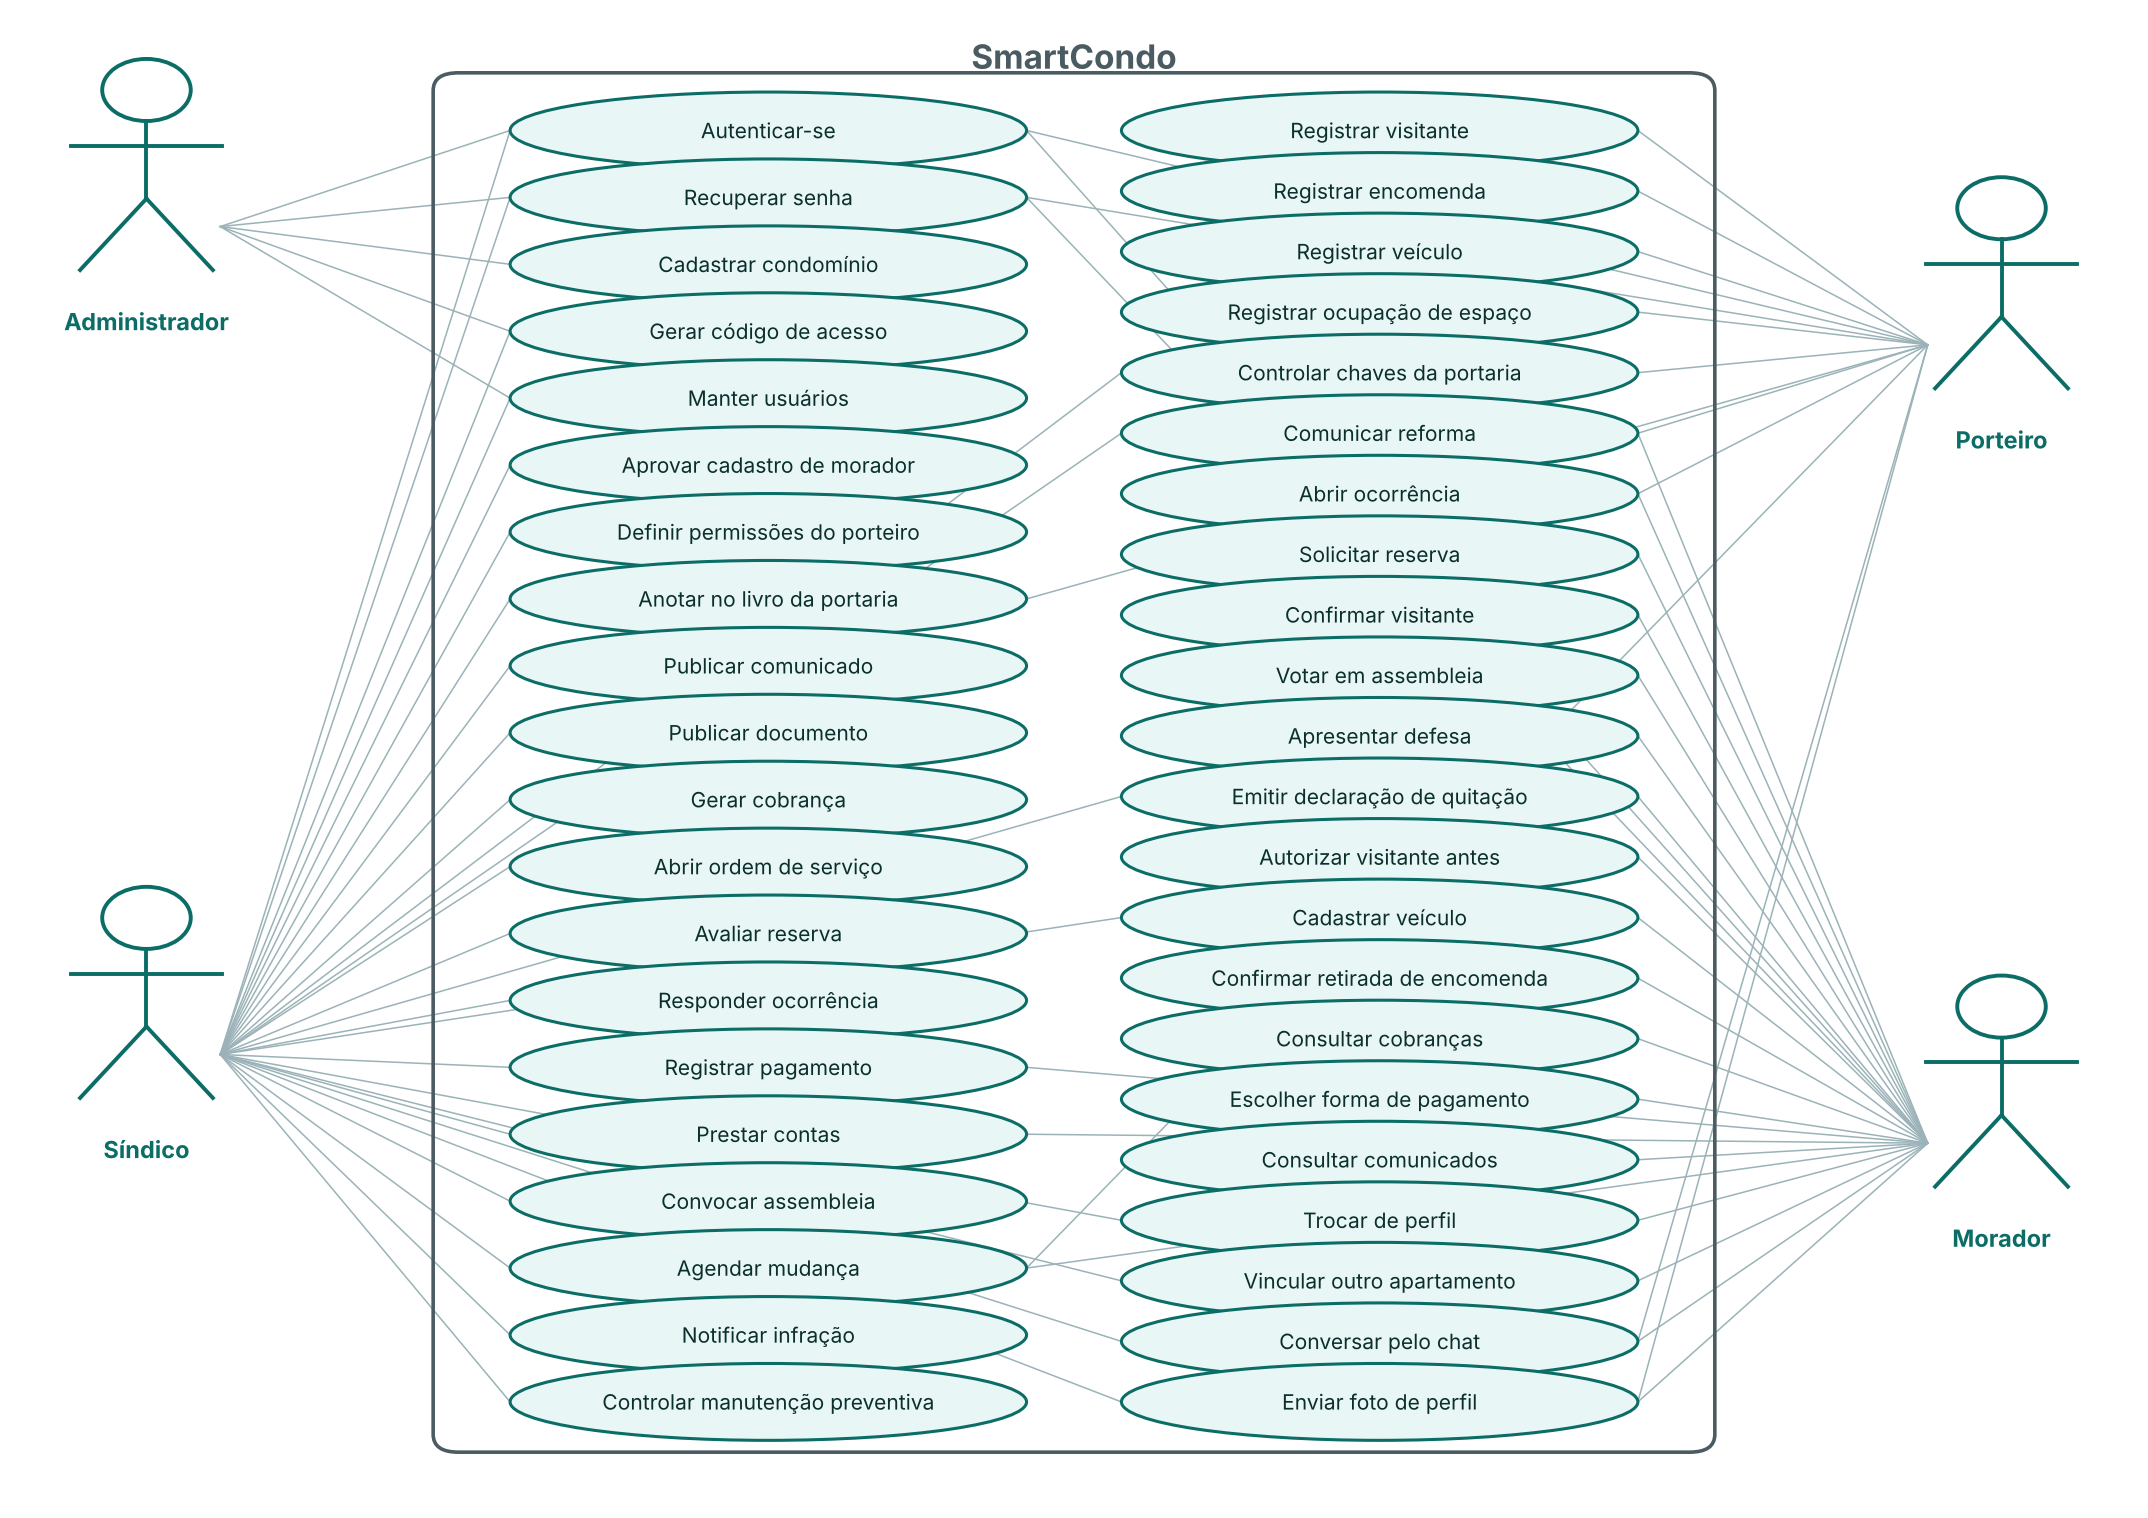

The script that saved this image:
"""Gera o diagrama de casos de uso (UML) do SmartCondo.

O desenho é feito por script, e não à mão numa ferramenta, para que uma
correção no conjunto de casos de uso se reflita na figura sem que alguém
precise redesenhá-la. Saída: casos_de_uso.png, na própria pasta.
"""
import matplotlib
matplotlib.use("Agg")
import matplotlib.pyplot as plt
from matplotlib.patches import Ellipse, FancyBboxPatch

# Cada caso de uso, com os atores que o alcançam e a coluna em que fica.
# A coluna não é enfeite: com os casos do administrador e do síndico à
# esquerda e os do porteiro e do morador à direita, as linhas de
# associação quase não se cruzam, e o diagrama fica legível.
ESQ, DIR = 0, 1
CASOS = [
    ("Autenticar-se",                   ["ADM", "SIN", "POR", "MOR"], ESQ),
    ("Recuperar senha",                 ["ADM", "SIN", "POR", "MOR"], ESQ),
    ("Cadastrar condomínio",            ["ADM"],                      ESQ),
    ("Gerar código de acesso",          ["ADM", "SIN"],               ESQ),
    ("Manter usuários",                 ["ADM", "SIN"],               ESQ),
    ("Aprovar cadastro de morador",     ["SIN"],                      ESQ),
    ("Definir permissões do porteiro",  ["SIN"],                      ESQ),
    ("Anotar no livro da portaria",     ["SIN", "POR"],               ESQ),
    ("Publicar comunicado",             ["SIN"],                      ESQ),
    ("Publicar documento",              ["SIN"],                      ESQ),
    ("Gerar cobrança",                  ["SIN"],                      ESQ),
    ("Abrir ordem de serviço",          ["SIN"],                      ESQ),
    ("Avaliar reserva",                 ["SIN"],                      ESQ),
    ("Responder ocorrência",            ["SIN"],                      ESQ),
    ("Registrar pagamento",             ["SIN", "MOR"],               ESQ),
    ("Prestar contas",                  ["SIN", "MOR"],               ESQ),
    ("Convocar assembleia",             ["SIN"],                      ESQ),
    ("Agendar mudança",                 ["SIN", "POR", "MOR"],        ESQ),
    ("Notificar infração",              ["SIN"],                      ESQ),
    ("Controlar manutenção preventiva", ["SIN"],                      ESQ),
    ("Registrar visitante",             ["POR"],                      DIR),
    ("Registrar encomenda",             ["POR"],                      DIR),
    ("Registrar veículo",               ["POR"],                      DIR),
    ("Registrar ocupação de espaço",    ["POR"],                      DIR),
    ("Controlar chaves da portaria",    ["SIN", "POR"],               DIR),
    ("Comunicar reforma",               ["SIN", "POR", "MOR"],        DIR),
    ("Abrir ocorrência",                ["POR", "MOR"],               DIR),
    ("Solicitar reserva",               ["MOR"],                      DIR),
    ("Confirmar visitante",             ["MOR"],                      DIR),
    ("Votar em assembleia",             ["MOR"],                      DIR),
    ("Apresentar defesa",               ["MOR"],                      DIR),
    ("Emitir declaração de quitação",   ["SIN", "MOR"],               DIR),
    ("Autorizar visitante antes",       ["MOR"],                      DIR),
    ("Cadastrar veículo",               ["SIN", "MOR"],               DIR),
    ("Confirmar retirada de encomenda", ["MOR"],                      DIR),
    ("Consultar cobranças",             ["MOR"],                      DIR),
    ("Escolher forma de pagamento",     ["MOR"],                      DIR),
    ("Consultar comunicados",           ["MOR"],                      DIR),
    ("Trocar de perfil",                ["SIN", "MOR"],               DIR),
    ("Vincular outro apartamento",      ["SIN", "MOR"],               DIR),
    ("Conversar pelo chat",             ["SIN", "POR", "MOR"],        DIR),
    ("Enviar foto de perfil",           ["SIN", "POR", "MOR"],        DIR),
]

ATORES = {
    "ADM": ("Administrador", 0.06, 0.86),
    "SIN": ("Síndico",       0.06, 0.30),
    "POR": ("Porteiro",      0.94, 0.78),
    "MOR": ("Morador",       0.94, 0.24),
}

VERDE = "#0b6d66"
CINZA = "#4a5c62"


def ator(ax, x, y, nome):
    """Desenha o boneco palito da UML, com o nome embaixo."""
    e = 0.021
    ax.add_patch(plt.Circle((x, y + 4.4 * e), e, fill=False, lw=1.4, color=VERDE))
    ax.plot([x, x], [y + 3.4 * e, y + 0.9 * e], lw=1.4, color=VERDE)
    ax.plot([x - 1.7 * e, x + 1.7 * e], [y + 2.6 * e, y + 2.6 * e], lw=1.4, color=VERDE)
    ax.plot([x, x - 1.5 * e], [y + 0.9 * e, y - 1.4 * e], lw=1.4, color=VERDE)
    ax.plot([x, x + 1.5 * e], [y + 0.9 * e, y - 1.4 * e], lw=1.4, color=VERDE)
    ax.text(x, y - 2.6 * e, nome, ha="center", va="top", fontsize=8.5,
            weight="bold", color=VERDE)


def desenhar():
    fig, ax = plt.subplots(figsize=(13.6, 9.6))
    ax.set_xlim(0, 1); ax.set_ylim(0, 1); ax.axis("off")

    # A fronteira do sistema: tudo o que está dentro é responsabilidade
    # do SmartCondo; os atores ficam de fora.
    ax.add_patch(FancyBboxPatch((0.20, 0.035), 0.60, 0.925,
                                boxstyle="round,pad=0.004,rounding_size=0.012",
                                fill=False, lw=1.3, color=CINZA))
    ax.text(0.50, 0.975, "SmartCondo", ha="center", va="center",
            fontsize=12, weight="bold", color=CINZA)

    # Os casos ficam em duas colunas dentro da fronteira.
    pos = {}
    quantos = [sum(1 for c in CASOS if c[2] == k) for k in (ESQ, DIR)]
    proxima = [0, 0]
    for nome, _, coluna in CASOS:
        linha = proxima[coluna]
        proxima[coluna] += 1
        x = 0.355 if coluna == ESQ else 0.645
        y = 0.925 - linha * (0.86 / max(quantos[coluna] - 1, 1))
        pos[nome] = (x, y)
        ax.add_patch(Ellipse((x, y), 0.245, 0.052, fill=True,
                             facecolor="#e8f6f5", edgecolor=VERDE, lw=1.1))
        ax.text(x, y, nome, ha="center", va="center", fontsize=7.6, color="#0a2f2c")

    # As associações ator — caso de uso.
    for nome, atores, _ in CASOS:
        cx, cy = pos[nome]
        for sigla in atores:
            _, ax_x, ax_y = ATORES[sigla]
            esquerda = ax_x < 0.5
            borda_x = cx - 0.1225 if esquerda else cx + 0.1225
            ax.plot([ax_x + (0.035 if esquerda else -0.035), borda_x],
                    [ax_y, cy], lw=0.55, color="#9bb3b8", zorder=0)

    for sigla, (nome, x, y) in ATORES.items():
        ator(ax, x, y, nome)

    fig.savefig("casos_de_uso.png", dpi=200, bbox_inches="tight",
                facecolor="white")
    print("casos_de_uso.png gerado —", len(CASOS), "casos de uso,", len(ATORES), "atores")


if __name__ == "__main__":
    desenhar()
